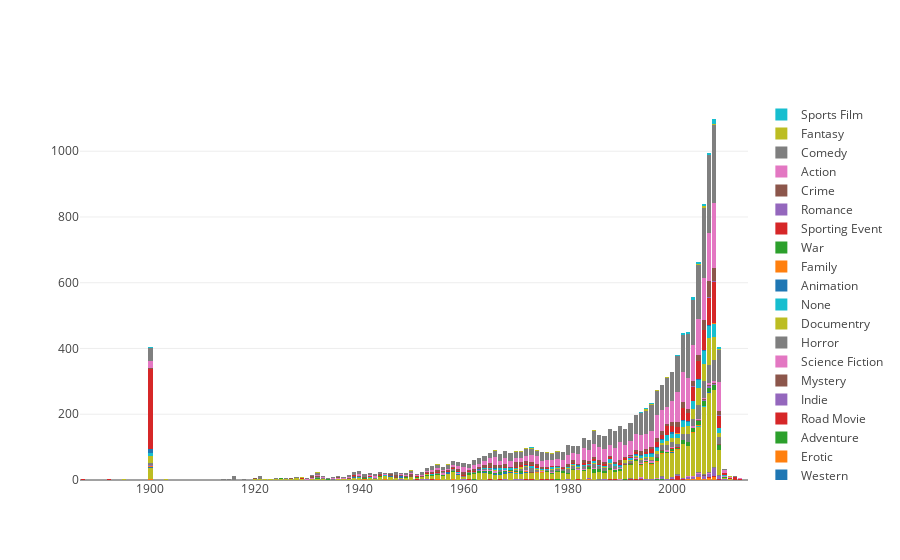

The notebook cell saved with this chart:
### Code cell
#Query 4

query5="Match(m:Movie)return Distinct m.genre"
with driver.session() as graphDB_Session:
        nodes = graphDB_Session.run(query5)

genres=[]
for node in nodes:
    genres.append(node["m.genre"])
genreYearsCounts=[]
for i in genres:
    j=movieYearGenre[0][1]
    yearsCounts=[]
    k=0
    while j<=movieYearGenre[len(movieYearGenre)-1][1]:
        count=0
        while k<len(movieYearGenre) and j==movieYearGenre[k][1]:
            if movieYearGenre[k][2]==i:
                count+=1
            k+=1
        yearsCounts.append(count)
        j+=1
    genreYearsCounts.append([i,yearsCounts])
print(genres)



layout=go.Layout(
    title="Fouth Query",
    yaxis=dict(title='Count&Geners'),
    xaxis=dict(title='Year'))

trace1 = go.Bar(
    x=year,
    y=genreYearsCounts[0][1],
    name='Film Noir'
)
trace2 = go.Bar(
    x=year,
    y=genreYearsCounts[1][1],
    name='Musical'
)
trace3 = go.Bar(
    x=year,
    y=genreYearsCounts[2][1],
    name='Eastern'
)
trace4 = go.Bar(
    x=year,
    y=genreYearsCounts[3][1],
    name='History'
)
trace5 = go.Bar(
    x=year,
    y=genreYearsCounts[4][1],
    name='Thriller'
)
trace6 = go.Bar(
    x=year,
    y=genreYearsCounts[5][1],
    name='short'
)
trace7 = go.Bar(
    x=year,
    y=genreYearsCounts[6][1],
    name='Music'
)
trace8 = go.Bar(
    x=year,
    y=genreYearsCounts[7][1],
    name='Suspense'
)
trace9 = go.Bar(
    x=year,
    y=genreYearsCounts[8][1],
    name='Drama'
)
trace10 = go.Bar(
    x=year,
    y=genreYearsCounts[9][1],
    name='Disaster'
)
trace11 = go.Bar(
    x=year,
    y=genreYearsCounts[10][1],
    name='Western'
)
trace12 = go.Bar(
    x=year,
    y=genreYearsCounts[11][1],
    name='Erotic'
)
trace13 = go.Bar(
    x=year,
    y=genreYearsCounts[12][1],
    name='Adventure'
)
trace14 = go.Bar(
    x=year,
    y=genreYearsCounts[13][1],
    name='Road Movie'
)
trace15 = go.Bar(
    x=year,
    y=genreYearsCounts[14][1],
    name='Indie'
)
trace16 = go.Bar(
    x=year,
    y=genreYearsCounts[15][1],
    name='Mystery'
)
trace17 = go.Bar(
    x=year,
    y=genreYearsCounts[16][1],
    name='Science Fiction'
)
trace18 = go.Bar(
    x=year,
    y=genreYearsCounts[17][1],
    name='Horror'
)
trace19 = go.Bar(
    x=year,
    y=genreYearsCounts[18][1],
    name='British'
)
trace20 = go.Bar(
    x=year,
    y=genreYearsCounts[19][1],
    name='Documentry'
)
trace21 = go.Bar(
    x=year,
    y=genreYearsCounts[20][1],
    name='None'
)
trace22 = go.Bar(
    x=year,
    y=genreYearsCounts[21][1],
    name='Animation'
)

trace23 = go.Bar(
    x=year,
    y=genreYearsCounts[22][1],
    name='Family'
)
trace24 = go.Bar(
    x=year,
    y=genreYearsCounts[23][1],
    name='War'
)
trace25 = go.Bar(
    x=year,
    y=genreYearsCounts[24][1],
    name='Sporting Event'
)
trace26 = go.Bar(
    x=year,
    y=genreYearsCounts[25][1],
    name='Romance'
)
trace27 = go.Bar(
    x=year,
    y=genreYearsCounts[26][1],
    name='Crime'
)
trace28 = go.Bar(
    x=year,
    y=genreYearsCounts[27][1],
    name='Action'
)
trace29 = go.Bar(
    x=year,
    y=genreYearsCounts[28][1],
    name='Comedy'
)
trace30 = go.Bar(
    x=year,
    y=genreYearsCounts[29][1],
    name='Fantasy'
)
trace31 = go.Bar(
    x=year,
    y=genreYearsCounts[30][1],
    name='Sports Film'
)

data = [trace1, trace2,trace3,trace4,trace5,trace6,trace7,trace8,trace9,trace10,trace11,trace12,trace13,trace14,trace15,trace16,trace17,trace18,trace20,trace21,trace22,trace23,trace24,trace25,trace26,trace27,trace28,trace29,trace30,trace31]
layout = go.Layout(
    barmode='stack'
)


fig=go.Figure(data=data,layout=layout)
py.offline.iplot(fig)
